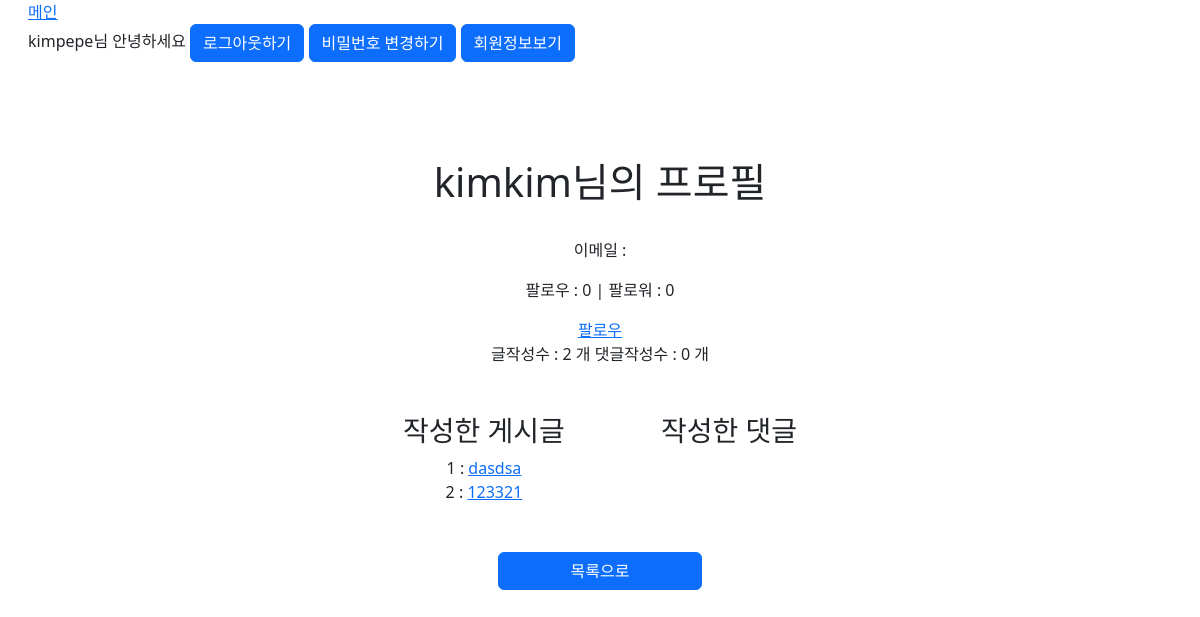
/accounts/2/detail (signed in), run on an earlier commit of the app's database.
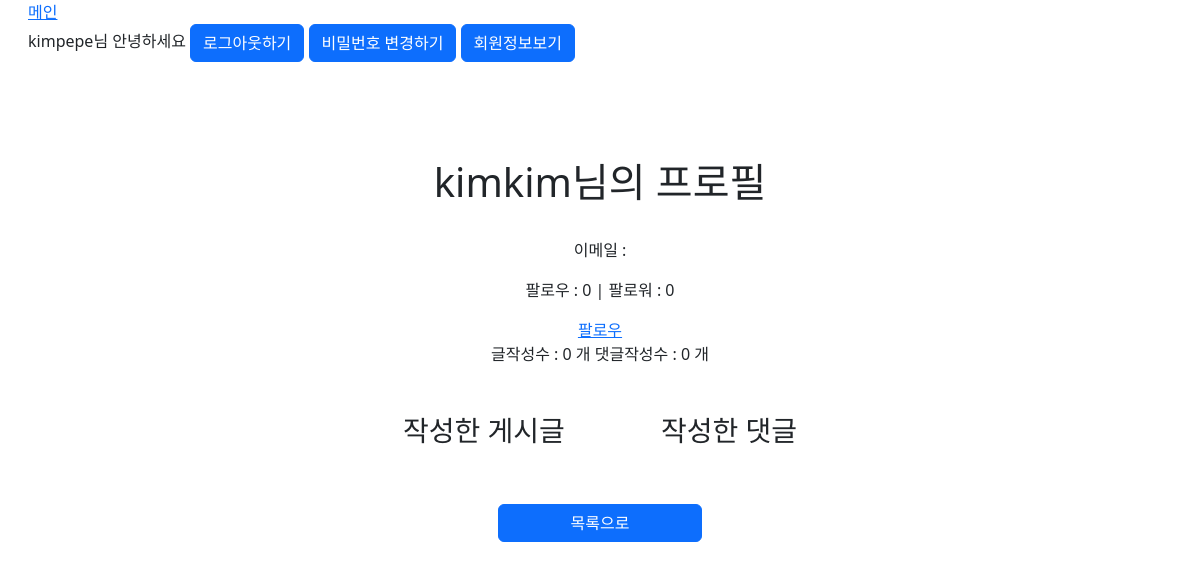
And on a later commit of the database.
### accounts/models.py (models this page shows)
class User(AbstractUser):
    followings = models.ManyToManyField(
        "self", symmetrical=False, related_name="followers"
    )
    image_thumbnail = ProcessedImageField(
        upload_to="images/",
        blank=True,
        processors=[ResizeToFill(160, 90)],
        format="JPEG",
        options={"quality": 95},
    )

class Review(models.Model):
    title = models.CharField(max_length=20)
    content = models.TextField()
    created_at = models.DateTimeField(auto_now_add=True)
    updated_at = models.DateTimeField(auto_now=True)
    image = ProcessedImageField(
        upload_to="images/",
        blank=True,
        processors=[ResizeToFill(1200, 960)],
        format="JPEG",
        options={"quality": 95},
    )
    author = models.ForeignKey(
        settings.AUTH_USER_MODEL, on_delete=models.CASCADE, default="", null=True
    )
    like_users = models.ManyToManyField(
        settings.AUTH_USER_MODEL, related_name="like_reviews"
    )
    location = models.CharField(max_length=40)

### accounts/views.py (the view)
# urls.py: path("accounts/<int:pk>/detail", views.detail, name="detail"),
@login_required
def detail(request, pk):
    user = get_user_model().objects.get(pk=pk)
    reviews = user.review_set.all()
    comments = user.comment_set.all()
    context = {
        "user": user,
        "reviews": reviews,
        "comments": comments,
    }
    return render(request, "accounts/detail.html", context)

### accounts/templates/accounts/detail.html (shortened to what this page needs)
{% extends '../base/base.html' %}
{% load static %}
{% block content %}
  <div class="row mt-5 text-center justify-content-center">
    <h1 class="mt-5">{{ user.username }}님의 프로필</h1>
    <p class="mt-4">이메일 :{{ user.email }}</p>
    <p>팔로우 : {{ user.followings.count }} | 팔로워 : {{ user.followers.count }}</p>
    {% if request.user != user %}
    <a href="{% url 'follow' user.pk %}">
      {% if request.user in user.followers.all %}
      팔로우 취소
      {% else %}
      팔로우
      {% endif %}
    </a>
    {% endif %}
    <div>
      글작성수 : {{reviews.count}} 개
      댓글작성수 : {{comments.count}} 개
    </div>
    <div class='d-flex justify-content-center'>
      <div class='m-5'>
        <h3>작성한 게시글</h3>
        {% for review in reviews %}
        {{forloop.counter}} : <a href="{% url 'review-detail' review.pk%}">{{ review.title }} </a><br>
        {% endfor %}
      </div>
      <div class='m-5'>
        <h3>작성한 댓글</h3>
      </div>
    </div>
    <a href="{% url 'index' %}" class="btn btn-primary col-2">목록으로</a>
  </div>
{% endblock content %}

What changed in the data, as far as the page shows it:
removed Review: title "dasdsa"
removed Review: title "123321"
computed for User "kimkim": count "2" → "0"
